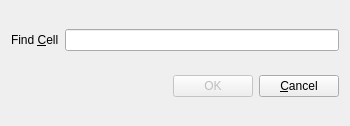
<?xml version="1.0" encoding="UTF-8"?>
<ui version="4.0">
 <class>GoToCellDialog</class>
 <widget class="QWidget" name="GoToCellDialog">
  <property name="geometry">
   <rect>
    <x>0</x>
    <y>0</y>
    <width>350</width>
    <height>126</height>
   </rect>
  </property>
  <property name="windowTitle">
   <string>GoToCell</string>
  </property>
  <layout class="QVBoxLayout" name="verticalLayout">
   <item>
    <layout class="QHBoxLayout" name="horizontalLayout">
     <item>
      <widget class="QLabel" name="label">
       <property name="text">
        <string>Find &amp;Cell</string>
       </property>
       <property name="buddy">
        <cstring>lineEdit</cstring>
       </property>
      </widget>
     </item>
     <item>
      <widget class="QLineEdit" name="lineEdit"/>
     </item>
    </layout>
   </item>
   <item>
    <layout class="QHBoxLayout" name="horizontalLayout_2">
     <item>
      <spacer name="horizontalSpacer">
       <property name="orientation">
        <enum>Qt::Horizontal</enum>
       </property>
       <property name="sizeHint" stdset="0">
        <size>
         <width>40</width>
         <height>20</height>
        </size>
       </property>
      </spacer>
     </item>
     <item>
      <widget class="QPushButton" name="okButton">
       <property name="enabled">
        <bool>false</bool>
       </property>
       <property name="text">
        <string>OK</string>
       </property>
       <property name="default">
        <bool>true</bool>
       </property>
      </widget>
     </item>
     <item>
      <widget class="QPushButton" name="cancelButton">
       <property name="text">
        <string>&amp;Cancel</string>
       </property>
      </widget>
     </item>
    </layout>
   </item>
  </layout>
 </widget>
 <resources/>
 <connections>
  <connection>
   <sender>label</sender>
   <signal>linkHovered(QString)</signal>
   <receiver>lineEdit</receiver>
   <slot>setText(QString)</slot>
   <hints>
    <hint type="sourcelabel">
     <x>51</x>
     <y>40</y>
    </hint>
    <hint type="destinationlabel">
     <x>160</x>
     <y>40</y>
    </hint>
   </hints>
  </connection>
 </connections>
</ui>
